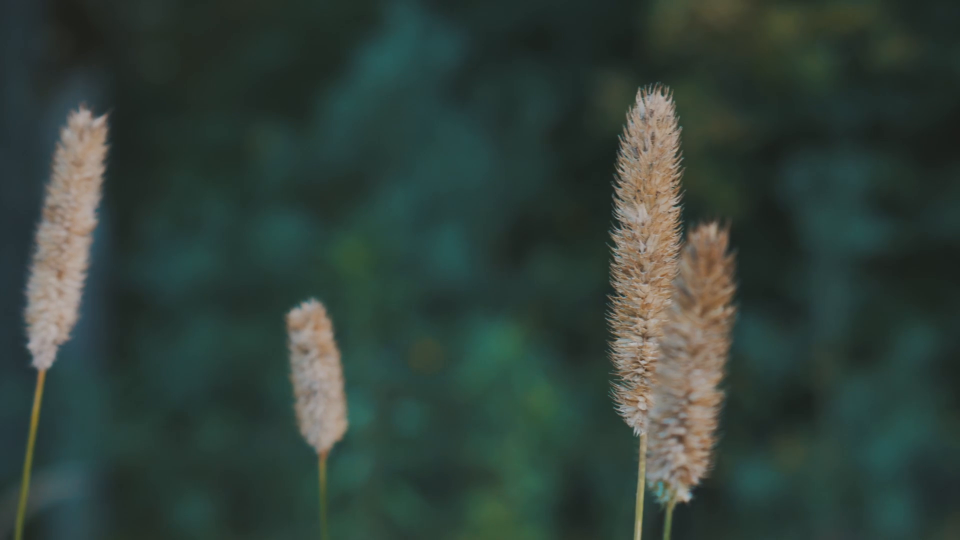
#> input picture frame 13 of opencv_study/videos/video2.mp4, 1920 x 1080 px (shown at 1/2 size)
$ python opencv_video_blur.py
#> lines starting #> are read from the running program, lines starting #| are printed output that depends on the picture; after the words box and inside, x2 and y2 are one past the last pixel; in counts of white or black regions, pixels touching at a corner belong together
# opencv_video_blur.py

import cv2

cap = cv2.VideoCapture("opencv_study/videos/video2.mp4")

while True:
    ret, frame = cap.read()
#> frame is the input picture: shape (1080, 1920, 3); mean B, G, R 58.2, 65.2, 50

    if not ret:
        break

    frame = cv2.resize(frame, (640,480))
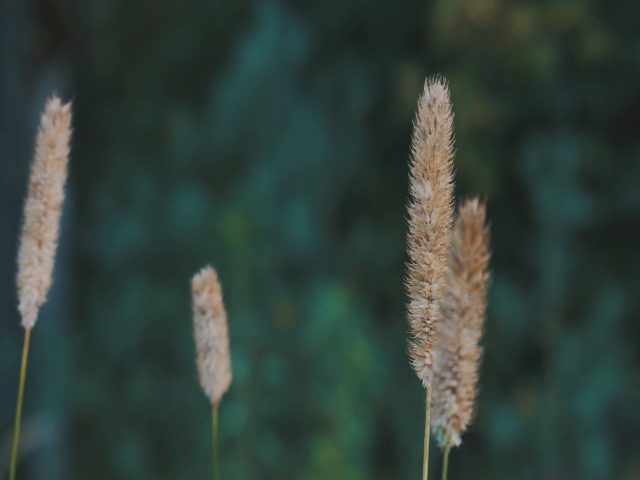
#> frame: shape (480, 640, 3); mean B, G, R 58.2, 65.2, 50

    blur = cv2.GaussianBlur(frame, (5,5), 0)

    gray = cv2.cvtColor(blur, cv2.COLOR_BGR2GRAY)
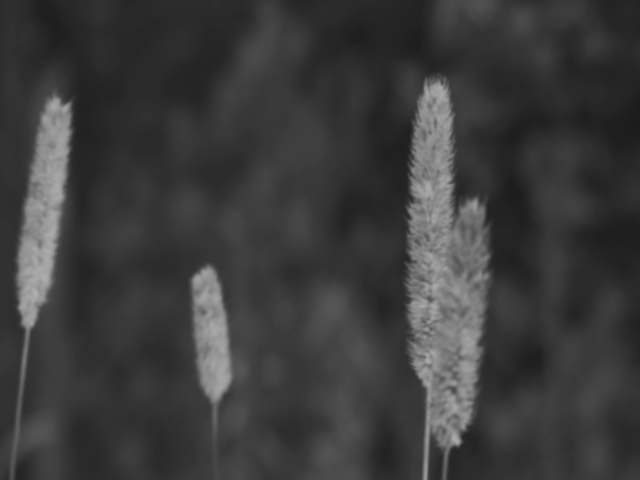
#> gray: shape (480, 640); min 28, max 176, mean 59.8

    edge = cv2.Canny(gray, 50, 150)
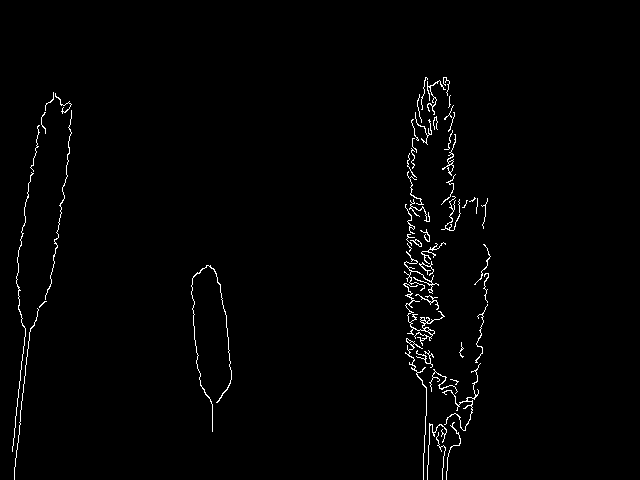
#> edge: shape (480, 640); 1.4% white in thin lines or dots, all inside (x1, y1, x2, y2) = (12, 77, 491, 480)

    cv2.imshow("original", frame)
    cv2.imshow("edge", edge)

    if cv2.waitKey(33) == 27:
#> (key Esc is pressed here)
        break


cap.release()
cv2.destroyAllWindows()


    # print(cap.get(cv2.CAP_PROP_FRAME_WIDTH))

$ run again, starting later in the video
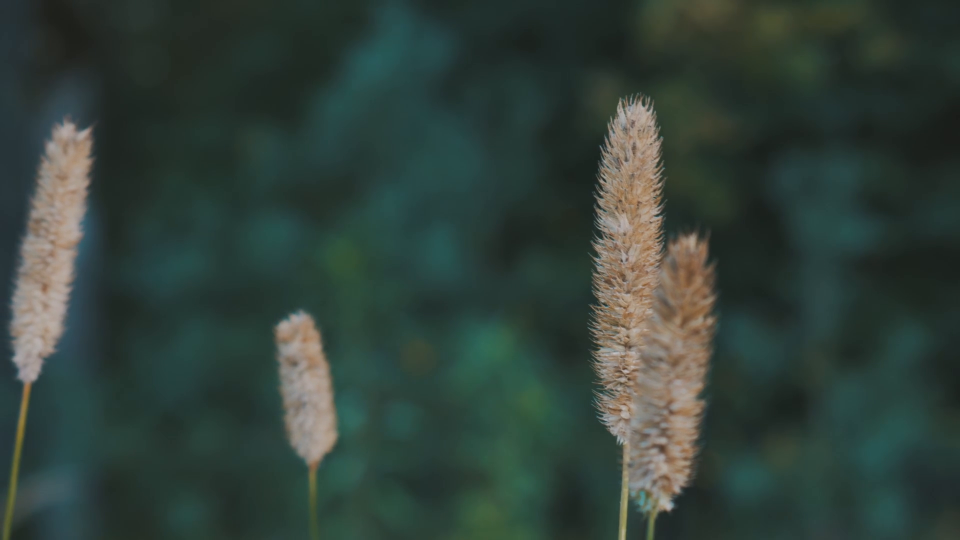
#> input picture frame 62 of opencv_study/videos/video2.mp4, 1920 x 1080 px (shown at 1/2 size)
#> frame is the input picture: shape (1080, 1920, 3); mean B, G, R 58, 65, 49.9
#> frame: shape (480, 640, 3)
#> `gray = cv2.cvtColor(blur, cv2.COLOR_BGR2GRAY)`:
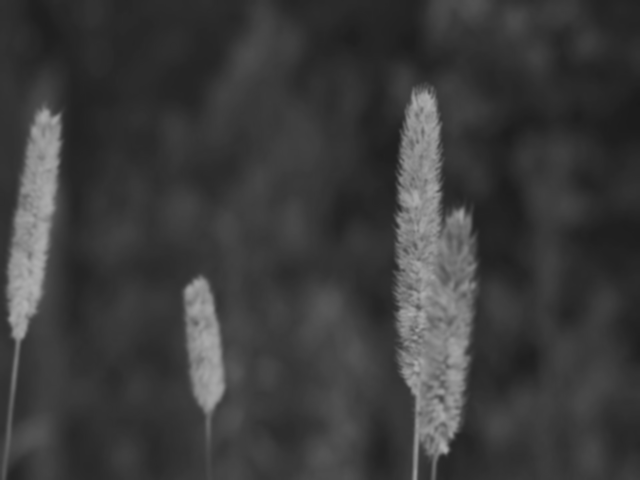
#> gray: shape (480, 640); min 26, max 175, mean 59.6
#> `edge = cv2.Canny(gray, 50, 150)`:
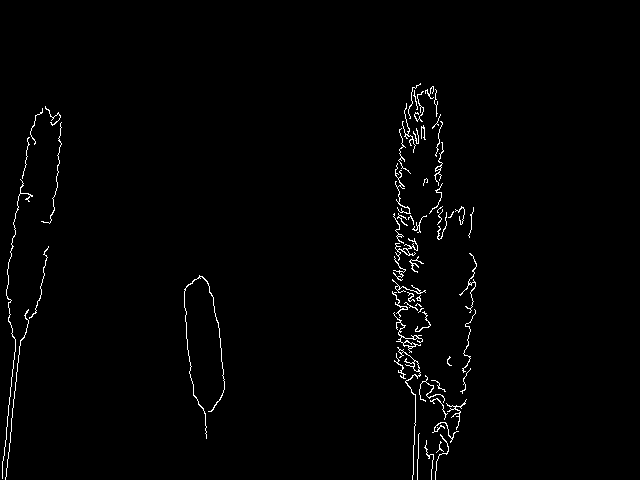
#> edge: shape (480, 640); 1.3% white in thin lines or dots, all inside (x1, y1, x2, y2) = (2, 83, 477, 480)

$ run again, starting later in the video
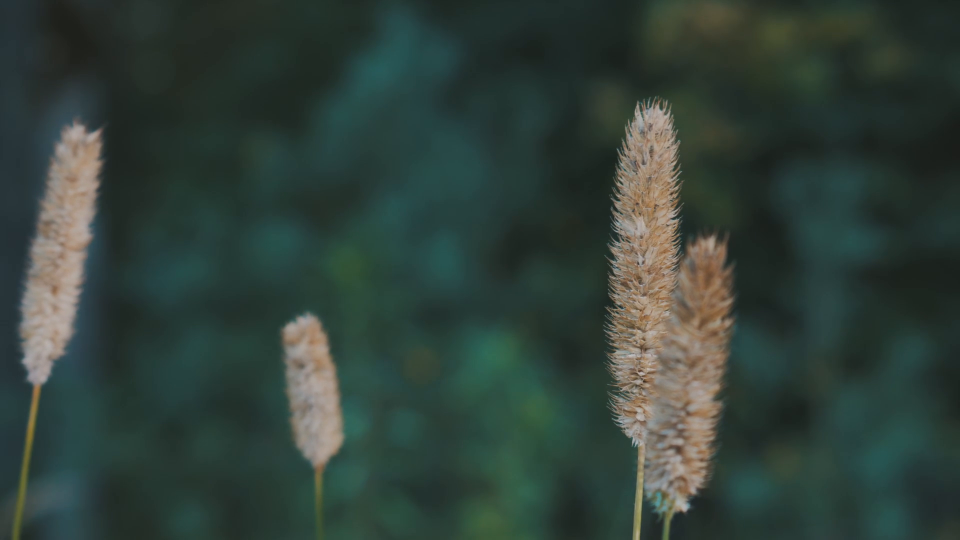
#> input picture frame 110 of opencv_study/videos/video2.mp4, 1920 x 1080 px (shown at 1/2 size)
#> frame is the input picture: shape (1080, 1920, 3); mean B, G, R 57.7, 64.8, 49.6
#> frame: shape (480, 640, 3)
#> `gray = cv2.cvtColor(blur, cv2.COLOR_BGR2GRAY)`:
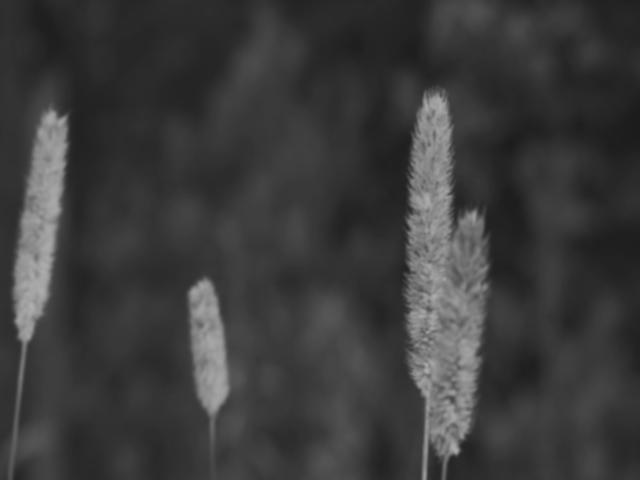
#> gray: shape (480, 640); min 28, max 175, mean 59.4
#> `edge = cv2.Canny(gray, 50, 150)`:
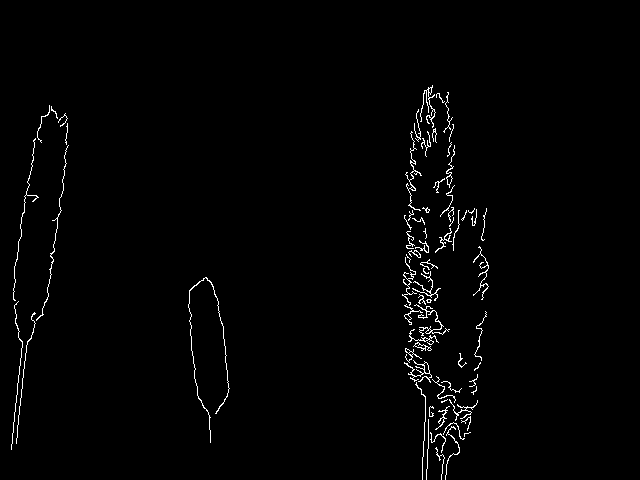
#> edge: shape (480, 640); 1.4% white in thin lines or dots, all inside (x1, y1, x2, y2) = (11, 85, 489, 480)
